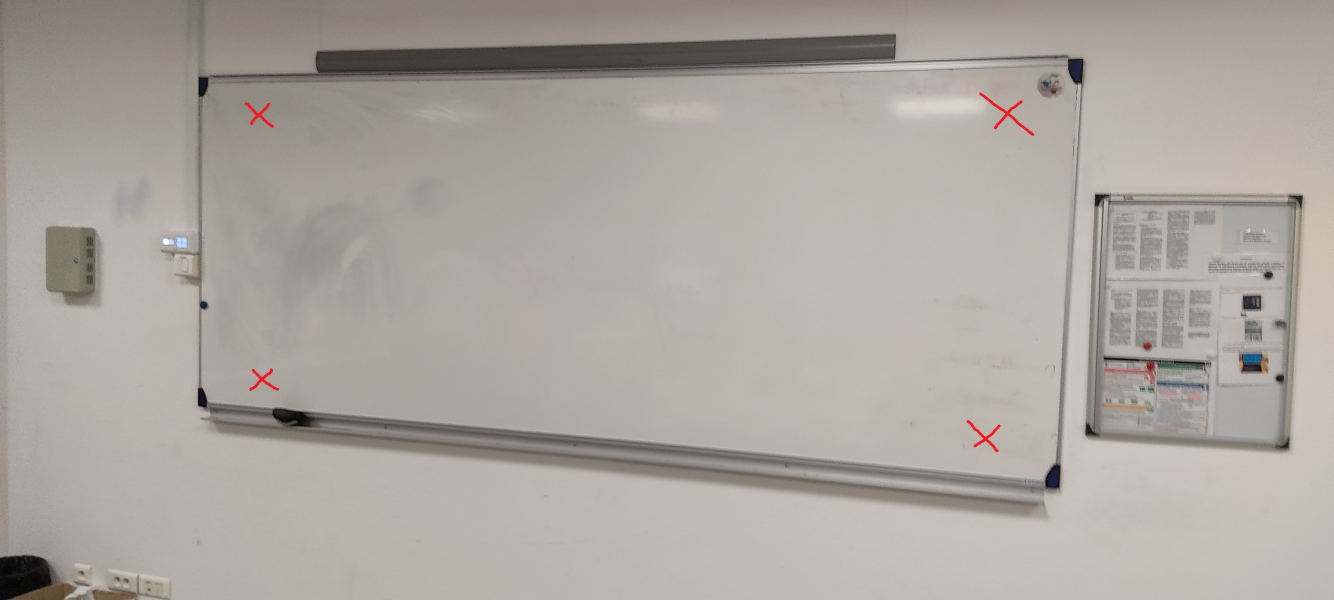
#> input picture tableau.jpg, 4000 x 1800 px, given in place of the camera (shown at 1/3 size)
$ python color_util.py
#> lines starting #> are read from the running program, lines starting #| are printed output that depends on the picture; after the words box and inside, x2 and y2 are one past the last pixel; in counts of white or black regions, pixels touching at a corner belong together

# Python code for Multiple Color Detection


import numpy as np
import cv2

class color_util :
    def __init__(self):
        self.colorPoint = []

    def detect_color(self):
        # Image fixe
        #image = cv2.imread("tableau.jpg")
        #image = cv2.resize(image, (1500,675))

        #FIN IMAGE FIXE

        # Webcam
        cap = cv2.VideoCapture(0)
        while(len(self.colorPoint)!=4):
            _,image = cap.read()
#> image is the input picture: shape (1800, 4000, 3); mean B, G, R 158.5, 165.5, 172.7
        # FIN WEBCAM


            arrayPoint = []
            # Start a while loop

            # Convert the imageFrame in
            # BGR(RGB color space) to
            # HSV(hue-saturation-value)
            # color space
            hsvFrame = cv2.cvtColor(image, cv2.COLOR_BGR2HSV)
#> hsvFrame: shape (1800, 4000, 3); mean H, S, V 15.5, 21.9, 172.8

            # Set range for red color and
            # define mask
            red_lower = np.array([136, 87, 111], np.uint8)
            red_upper = np.array([180, 255, 255], np.uint8)
            red_mask = cv2.inRange(hsvFrame, red_lower, red_upper)
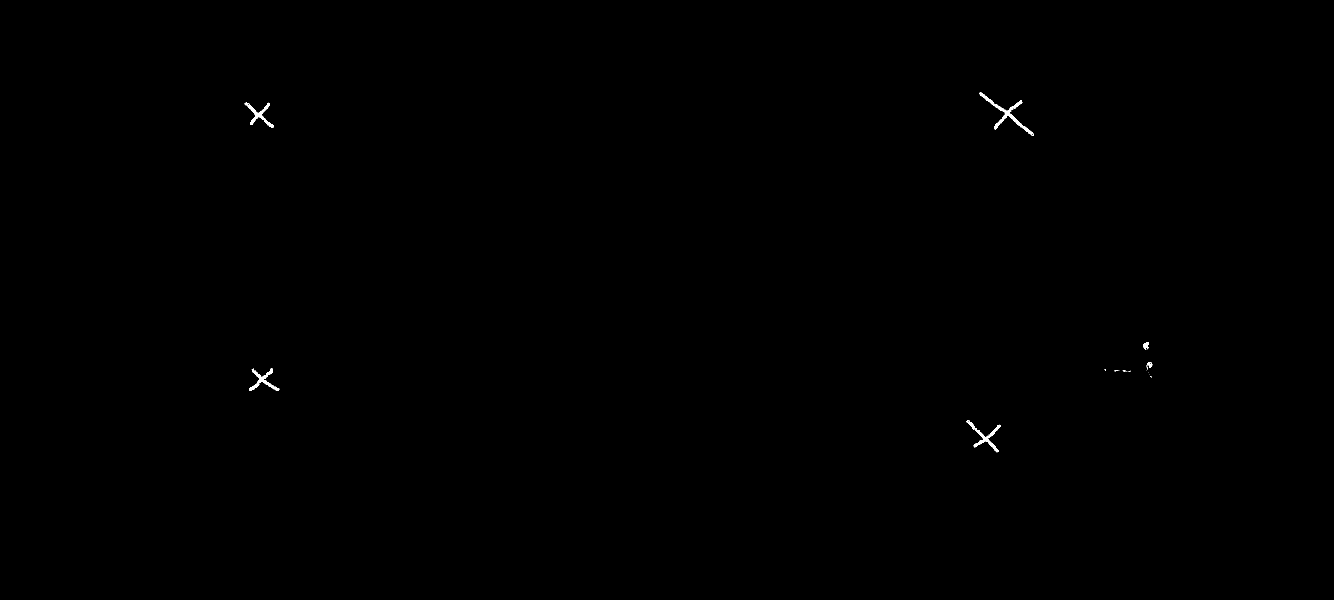
#> red_mask: shape (1800, 4000) (shown at 1/3 size); 0.1% white; 22 white regions (15 under 20 px), largest, box (x1, y1, x2, y2) and area: (2938, 278, 3102, 408) 2270, (2900, 1260, 3002, 1357) 1546, (748, 1104, 838, 1172) 1403


            # Morphological Transform, Dilation
            # for each color and bitwise_and operator
            # between imageFrame and mask determines
            # to detect only that particular color
            kernal = np.ones((5, 5), "uint8")

            # For red color
            red_mask = cv2.dilate(red_mask, kernal)
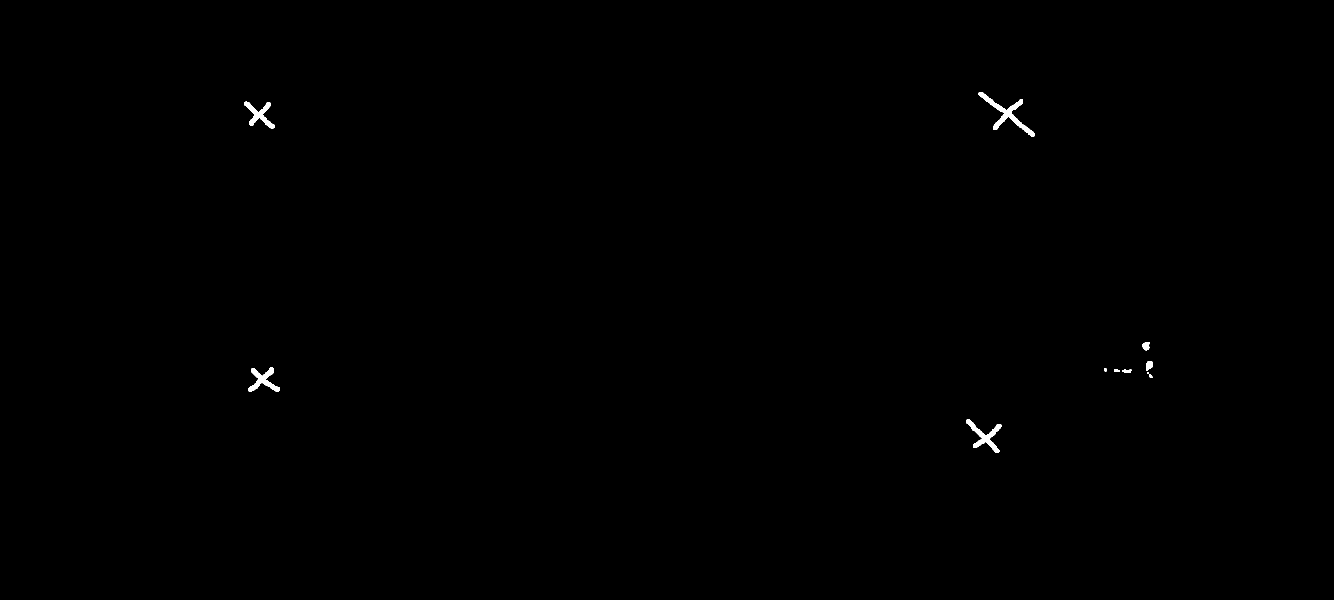
#> red_mask: shape (1800, 4000) (shown at 1/3 size); 0.19% white; 11 white regions
            res_red = cv2.bitwise_and(image, image,
                                        mask = red_mask)


            # Creating contour to track red color
            contours, hierarchy = cv2.findContours(red_mask,
                                                    cv2.RETR_TREE,
                                                    cv2.CHAIN_APPROX_SIMPLE)
#> contours = 11 contours, 1 with area under 20; largest, box (x1, y1, x2, y2) and area: (2936, 276, 3104, 410) 3927, (2898, 1258, 3004, 1359) 2780, (746, 1102, 840, 1174) 2394, (732, 305, 824, 386) 2346, (3438, 1084, 3459, 1113) 395

            self.colorPoint = []
            for pic, contour in enumerate(contours):
                area = cv2.contourArea(contour)
                if(area > 300):
                    x, y, w, h = cv2.boundingRect(contour)
                    self.colorPoint.append((x,y))
                    image = cv2.rectangle(image, (x, y),
                                                (x + w, y + h),
                                                (0, 0, 255), 2)

                    cv2.putText(image, "Red Colour", (x, y),
                                cv2.FONT_HERSHEY_SIMPLEX, 1.0,
                                (0, 0, 255))
#> this loop made 11 passes
#> (area, x, y, w, h) on passes 1, 7, 8, 9, 10, 11: (2780.5, 2898, 1258, 106, 101), (2394.5, 746, 1102, 94, 72), (395, 3438, 1084, 21, 29), (389, 3428, 1026, 21, 25), (2345.5, 732, 305, 92, 81), (3927, 2936, 276, 168, 134)
#> area on passes 2, 4, 5, 6: 57.5, 143.5, 93, 47
#> after the loop, self.colorPoint = [(2898, 1258), (746, 1102), (3438, 1084), (3428, 1026), (732, 305), (2936, 276)]


            #pts1 = np.float32((arrayPoint[0],arrayPoint[1],arrayPoint[2]))
            # Program Termination
            cv2.imshow("Multiple Color Detection in Real-TIme", image)
            if cv2.waitKey(10) & 0xFF == ord('q'):
#> (key q is pressed here)
                break

        cap.release()
        cv2.destroyAllWindows()

obj = color_util()
obj.detect_color()
